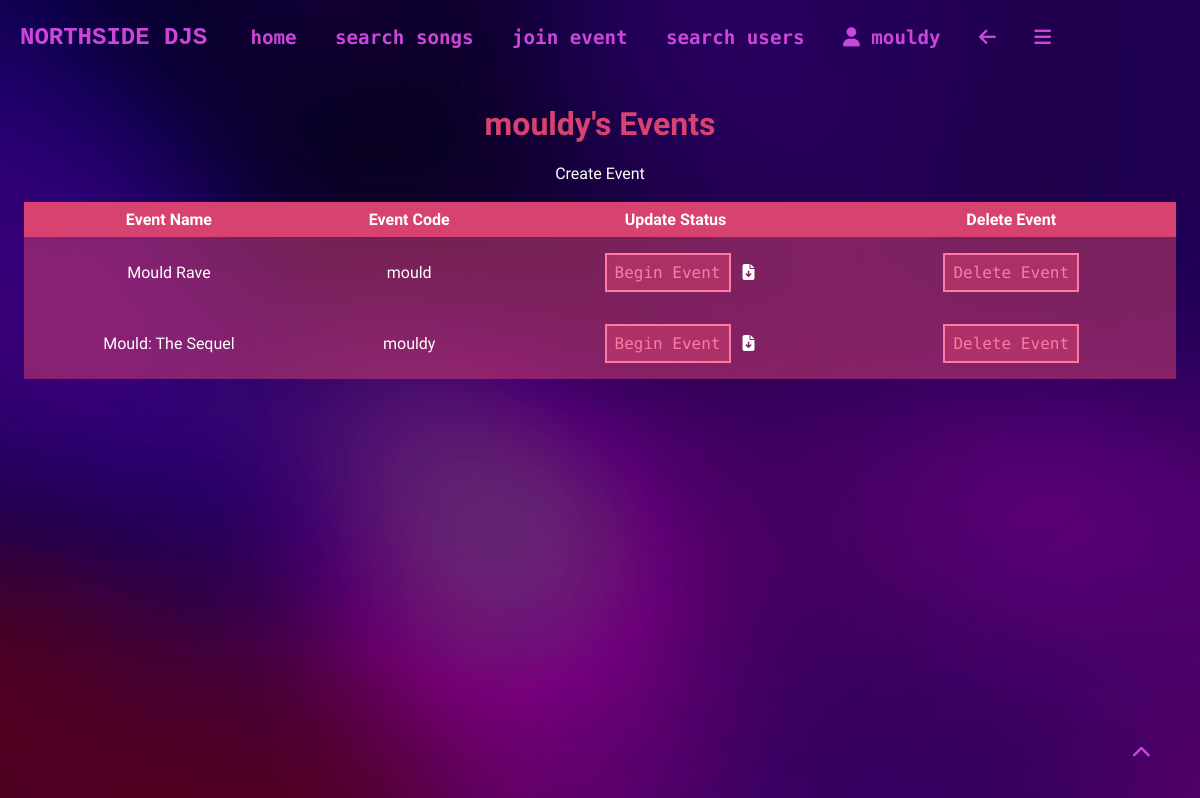
The page /my_events (signed in) on the database its author committed.
### app/models.py (models this page shows, shortened)
class User(UserMixin, db.Model): # model for the user table
    user_id = db.Column(db.Integer, primary_key=True)
    username = db.Column(db.String(64), index=True, unique=True)
    email = db.Column(db.String(120), index=True, unique=True)
    password_hash = db.Column(db.String(128))
    about_me = db.Column(db.String(140))
    in_event = db.Column(db.Boolean, default=False)
    pfp = db.Column(db.String(140))
    events = db.relationship('Events', back_populates='user')
    songs = db.relationship('FavouriteSong', back_populates='user')
    event_users = db.relationship('EventUsers', back_populates='user')
    voted_songs = db.relationship('VotedSongs', back_populates='user')
    song_reviews = db.relationship('SongReviews', back_populates='user', foreign_keys='SongReviews.user_id')
    username_rel = db.relationship('SongReviews', back_populates='username_rel', foreign_keys='SongReviews.username')

class Events(db.Model): # model for the events table
    event_id = db.Column(db.Integer, primary_key=True, unique=True)
    event_name = db.Column(db.String(64), index=True, unique=True)
    event_code = db.Column(db.Integer, unique=True)
    active_status = db.Column(db.Boolean, default=False)
    event_location = db.Column(db.String(140), index=True)
    event_description = db.Column(db.String(140), index=True)
    dj_id = db.Column(db.Integer, index=True)
    user_id = db.Column(db.Integer, db.ForeignKey('user.user_id', name='fk_user_id'))
    user = db.relationship('User', back_populates='events')
    event_users = db.relationship('EventUsers', back_populates='event')
    voted_songs = db.relationship('VotedSongs', back_populates='event')

### app/routes.py (the view)
@app.route('/my_events', methods=['GET', 'POST']) # gets the events a user has created
@login_required
def my_events():
    user_id = current_user.user_id # gets the current user's id
    events = Events.query.filter_by(user_id=user_id).all() # gets all events the user has created
    return render_template('my_events.html', events=events)

### app/models.py (called while the page is built)
@login.user_loader # loads the user
def load_user(user_id):
    return User.query.get(int(user_id)) # returns the user id as an integer

### app/routes.py (called while the page is built)
@app.context_processor # injects the current event the user is in into all templates
def inject_user_event():
    if current_user.is_authenticated: # checks if the user is logged in
        if current_user.in_event: # checks if the user is in an event
            user_id = current_user.user_id
            user_event = EventUsers.query.filter_by(user_id=user_id).first().event_id
            return dict(user_event=user_event) # returns the event that the user is in
        else:
            return dict(user_event=None) # returns the user event as none if the user is not in an event
    return dict(user_event=None) # returns the user event as none if the user is not logged in

### app/templates/my_events.html (shortened to what this page needs)
{% extends "base.html" %}
{% block content %}
<div class="centre">
  <h1>{{current_user.username}}'s Events</h1>
  {% if events %}
    <a class="link" href="{{url_for('create_event')}}">Create Event</a>
  {% else %}
    <a class="link glows" href="{{url_for('create_event')}}">Create Event</a>
    {% endif %}
  <br>
<table>
  <tr>
    <th>Event Name</th>
    <th>Event Code</th>
    <th>Update Status</th>
    <th>Delete Event</th>
  </tr>
    {% if events %}
      {% for event in events %}
      <tr>
        <td>{{event.event_name}}</td>
        <td>{{event.event_code}}</td>
        <td>
          <form method="post" action="{{url_for('event_status', event_id=event.event_id)}}">
            {% if event.active_status == 0 %}
              <input type="submit" value="Begin Event">
              <a href="/static/history/{{event.event_name}}.txt" download><i class="fa-solid fa-file-arrow-down" style="color:white;"></i></a>
            {% else %}
              <input type="submit" value="End Event">
            {% endif %}
          </form>
        </td>
        <td>
          <form method="post" action="{{url_for('delete_event', event_id=event.event_id)}}">
            <input type="submit" value="Delete Event">
          </form>
        </td>
      </tr>
      {% endfor %}
  {% else %}
    <tr>
      <td colspan="4">You have not created any events. Create an event <a class="link highlight" href="{{url_for('create_event')}}">here!</a></td>
    </tr>
  {% endif %}
</table>
</div>
{% endblock %}

### app/templates/base.html (shortened to what this page needs)
<!DOCTYPE html>
<html lang="en" class="scroll">
<head>
   <link rel="stylesheet" href="{{ url_for('static', filename='css/styles.css') }}">
</head>
<body class="{% block body_class %}{% endblock %}">
    <div class="header" id="top">
        <h1 class="logo" onclick="location.href='{{ url_for('index') }}'">NORTHSIDE DJS</h1>
        <a href="{{ url_for('index') }}">home</a>
        {% if current_user.is_anonymous %}
            <a href="{{ url_for('register') }}">sign up</a>
            <a href="{{ url_for('login') }}">log in</a>
        {% else %}
            <a href="{{ url_for('search') }}">search songs</a>
                {% if current_user.in_event == 0 %}
                <a href="{{ url_for('join_event')}}">join event</a>
                {% else %}
                    <a href="{{ url_for('event', event_id=user_event) }}">current event</a>
                {% endif %}
            <a href="{{ url_for('search_users') }}">search users</a>
            <a href="{{ url_for('user', username=current_user.username) }}"><i class="fa-solid fa-user"></i> {{current_user.username}}</a>
            <a href="javascript:history.back()"><i class="fa-solid fa-arrow-left"></i></a>
            <div class="hamburger">
                <a href="javascript:showSidebar()"><i class="fa-solid fa-bars"></i></a>
            </div>
        {% endif %}
    </div>
    {% block content %}{% endblock %}
<div class="footer header">
        <a href="#top" id="scrollbtn"><i class="fa-solid fa-chevron-up"></i></a>
    </div>
</body>
</html>

### app/static/css/styles.css (style rules this page uses)
* { scroll-behavior: smooth; }
#scrollbtn { position: fixed; bottom: 20px; right: 30px; }
body { background-image: url('/static/images/defaultbg.png'); background-size: cover; color: #D84270; font-family: 'Tektur', monospace; }
.footer { display: flex; justify-content: right; align-items: right; text-align: right; }
table { border-collapse: collapse; width: 100%; }
th { background-color: #D84270; color: white; border: none; padding: 0.5em; }
td { background-color: rgba(216, 66, 112, 0.5); color: white; padding: 0.5em; }
.centre { display: flex; justify-content: center; align-items: center; flex-direction: column; text-align: center; padding: 1em; margin: 0, 10em; }
input { border: none; border-radius: 0px; border-bottom: 2px solid #ff7aa3; padding: 0.5em; margin: 0.5em; width: auto; font-family: 'Nova Mono', monospace; font-size: 1em; background-color: rgba(247, 131, 150, 0.5); color: white; }
input[type=submit] { color: #ff7aa3; background-color: rgba(216, 66, 112, 0.5); border: 2px solid #ff7aa3; border-radius: 0px; transition: 0.3s ease-in-out; }
.header { display: flex; align-items: center; color: #8661C1; }
.header a { color: #CC46D9; transition: 0.3s ease-in-out;; margin-right: 1em; text-decoration: none; font-weight: 900; font-size: 1.2em; font-family: 'Nova Mono', monospace; padding: 0.3em 0.5em; margin: 0.5em; position: relative; }
.header a::before { background-color: #CC46D9; content: ""; width: 100%; height: 2px; position: absolute; bottom: 0; left: 0; transform-origin: right; transform: scaleX(0); transition: transform 0.3s ease-in-out; box-shadow: 0 0 10px #CC46D9; }
.logo { transition: 1s ease-in-out; color: #CC46D9; padding-left: 0.5em; padding-right: 1em; font-size: 1.5em; font-family: 'cubic', monospace; }
.link { color: white; text-decoration: none; transition: 0.3s; position: relative; }
.link::before { background-color: white; content: ""; position: absolute; bottom: 0; left: 0; width: 100%; height: 2px; transform-origin: right; transform: scaleX(0); transition: transform 0.3s ease-in-out; }

### rows shown on the page
User: username "mouldy"
Events: event_name "Mould Rave", event_code "mould"
Events: event_name "Mould: The Sequel", event_code "mouldy"
